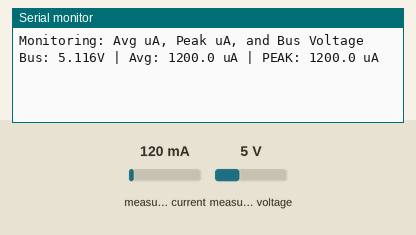
A sketch run on a simulated Arduino Uno, built with avr-gcc and run on an emulated ATmega328P. Parts: the last lines printed to the serial monitor. Wiring (inferred from the names in the program): INA219 current sensor at I2C address 0x40. The inputs (shaded band) are chosen by the test bench; at power-on: measured current 120 mA, measured voltage 5 V.

Above: at 1.2 s.
1.3 s: measured current set to 40 mA
At 2.3 s:
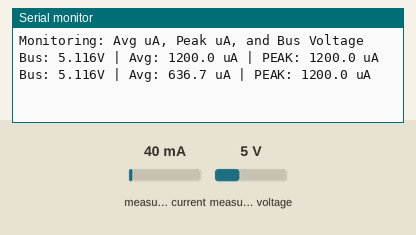
2.8 s: measured voltage set to 0.3 V
At 3.8 s:
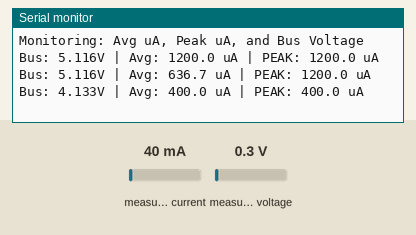
4.3 s: measured current set to 500 mA
At 5.8 s:
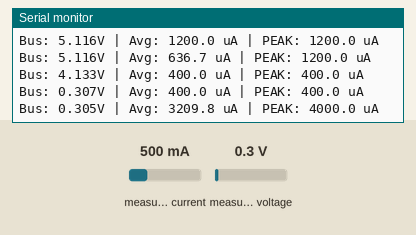
Timing chart, 0 to 7.3 s (numbered marks = the images above; inputs shaded):
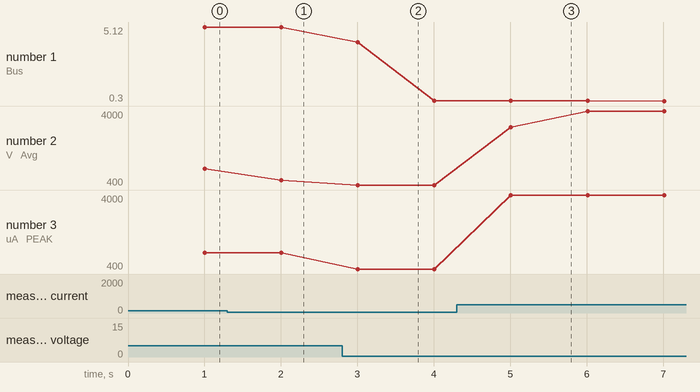

Measured:
- after the input at 1.3 s, the serial monitor: prints a new line after 0.70 s (image 1)
- after the input at 2.8 s, the serial monitor: prints a new line after 0.21 s (image 2)
- after the input at 4.3 s, the serial monitor: prints a new line after 0.71 s (image 3)
- plotted number 1: 5.12 → 0.31 after the input at 2.8 s, 0.31 → 0.3 after the input at 4.3 s
- plotted number 2: 1200 → 636.7 after the input at 1.3 s, 400 → 4000 after the input at 4.3 s
- plotted number 3: 400 → 4000 after the input at 4.3 s

The sketch:

getcurrent_ina219_kb_v3.ino
```cpp
// --------------------------------------------------------------------
// INA219 Fast Peak-Catcher + Voltage (Arduino)
// --------------------------------------------------------------------
#include <Wire.h>
#include <Adafruit_INA219.h>

Adafruit_INA219 ina219;

#define RSENSE_PHYSICAL 10.0
#define INA219_DEFAULT_RSENSE 0.1
const float current_scale = INA219_DEFAULT_RSENSE / RSENSE_PHYSICAL;

void setup(void) {
  Serial.begin(115200);
  while (!Serial) { delay(1); }

  if (!ina219.begin()) {
    Serial.println("Error: INA219 not found");
    while (1) { delay(10); }
  }

  // Set calibration to 400mA range (highest gain/resolution for uA)
  ina219.setCalibration_16V_400mA();

  // Override Configuration Register (0x00) to 0x041F:
  // - 16V Bus Range
  // - 40mV Shunt Gain
  // - 12-bit ADC (532us conversion time)
  // - Continuous Mode
  Wire.beginTransmission(0x40);
  Wire.write(0x00);
  Wire.write(0x04);
  Wire.write(0x1F);
  Wire.endTransmission();

  Serial.println("Monitoring: Avg uA, Peak uA, and Bus Voltage");
}

void loop(void) {
  float peak_uA = 0;
  float sum_uA = 0;
  float sum_V = 0;
  int samples = 0;

  uint32_t t_start = millis();

  // Tight loop: Sample for 1000ms to catch the 15ms Flash blast
  while (millis() - t_start < 1000) {
    // getCurrent_mA() reads the Shunt Voltage register
    float current_uA = ina219.getCurrent_mA() * current_scale * 1000.0;

    // Capture the absolute highest spike seen in this 1-second window
    if (current_uA > peak_uA) {
      peak_uA = current_uA;
    }

    sum_uA += current_uA;

    // Periodically sample bus voltage (less critical than current spikes)
    if (samples % 10 == 0) {
        sum_V += ina219.getBusVoltage_V();
    }

    samples++;

    // No delay() here. We want to poll as fast as the I2C bus allows
    // to ensure we don't miss the 15ms Flash write event.
  }

  float avg_uA = sum_uA / samples;
  float avg_V  = sum_V / (samples / 10);

  Serial.print("Bus: "); Serial.print(avg_V, 3); Serial.print("V | ");
  Serial.print("Avg: "); Serial.print(avg_uA, 1); Serial.print(" uA | ");
  Serial.print("PEAK: "); Serial.print(peak_uA, 1); Serial.println(" uA");
}
```
